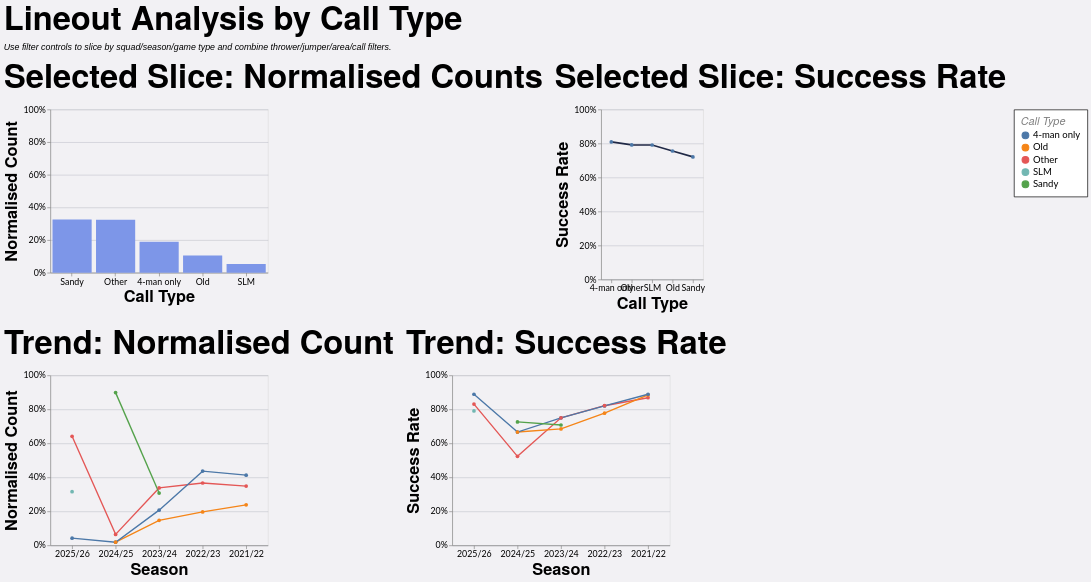

Here is the Vega-Lite specification saved for this chart:
### Vega-Lite specification from a JSON file in a GitHub repository (floating-point values rounded to 4 significant figures; data arrays with more than 128 entries replaced by an {"elided": "..."} marker saying what was removed)
{"config": {"axis": {"labelFont": "Lato, sans-serif", "titleFont": "PT Sans Narrow, Helvetica Neue, Helvetica, Arial, sans-serif", "labelFontSize": 13, "titleFontSize": 24, "gridColor": "#202947", "gridOpacity": 0.2}, "header": {"labelFont": "PT Sans Narrow, Helvetica Neue, Helvetica, Arial, sans-serif", "titleFont": "PT Sans Narrow, Helvetica Neue, Helvetica, Arial, sans-serif", "labelFontSize": 24, "titleFontSize": 28, "labelFontWeight": "bold", "orient": "left"}, "legend": {"labelFont": "Lato, sans-serif", "titleFont": "PT Sans Narrow, Helvetica Neue, Helvetica, Arial, sans-serif", "labelFontSize": 14, "titleFontSize": 16, "titlePadding": 5, "fillColor": "white", "strokeColor": "black", "padding": 10, "titleFontWeight": "lighter", "titleFontStyle": "italic", "titleColor": "gray", "offset": 10}, "title": {"font": "PT Sans Narrow, Helvetica Neue, Helvetica, Arial, sans-serif", "fontSize": 48, "fontWeight": "bold", "anchor": "start", "align": "center", "titlePadding": 20, "subtitlePadding": 10, "subtitleFontSize": 13, "subtitleColor": "", "subtitleFontStyle": "italic", "offset": 15, "color": "black"}, "axisX": {"labelAngle": 0}, "facet": {"title": null, "header": null, "align": {"row": "each", "column": "each"}}, "resolve": {"scale": {"y": "independent", "facet": "independent"}}, "background": "#f2f1f4"}, "vconcat": [{"hconcat": [{"mark": {"type": "bar", "color": "#7d96e8"}, "encoding": {"tooltip": [{"field": "call_type", "title": "Call Type", "type": "nominal"}, {"field": "attempts", "format": ",.0f", "title": "Lineouts", "type": "quantitative"}, {"field": "share", "format": ".1%", "title": "Normalised Count", "type": "quantitative"}], "x": {"field": "call_type", "sort": "-y", "title": "Call Type", "type": "nominal"}, "y": {"axis": {"format": "%"}, "field": "share", "scale": {"domain": [0, 1]}, "title": "Normalised Count", "type": "quantitative"}}, "height": 240, "title": "Selected Slice: Normalised Counts", "transform": [{"filter": "(loSquad == 'All' || datum.squad == loSquad) && (loGameType == 'All' || (loGameType == 'League + Cup' && (datum.game_type == 'League' || datum.game_type == 'Cup')) || (loGameType == 'League only' && datum.game_type == 'League') || datum.game_type == loGameType) && (loOpposition == 'All' || datum.opposition == loOpposition) && (loThrower == 'All' || datum.thrower == loThrower) && (loJumper == 'All' || datum.jumper == loJumper) && (loArea == 'All' || datum.area == loArea) && (loNumbers == 'All' || datum.numbers == loNumbers) && (loCall == 'All' || datum.call == loCall) && (loCallType == 'All' || datum.call_type == loCallType)"}, {"filter": "(loSeason == 'All' || datum.season == loSeason)"}, {"aggregate": [{"op": "count", "as": "attempts"}, {"op": "sum", "field": "won", "as": "won"}], "groupby": ["call_type"]}, {"joinaggregate": [{"op": "sum", "field": "attempts", "as": "total_attempts"}]}, {"calculate": "datum.attempts / datum.total_attempts", "as": "share"}, {"calculate": "datum.won / datum.attempts", "as": "success_rate"}], "width": 320}, {"mark": {"type": "line", "color": "#202946", "point": true, "strokeWidth": 2.5}, "encoding": {"tooltip": [{"field": "call_type", "title": "Call Type", "type": "nominal"}, {"field": "won", "format": ",.0f", "title": "Won", "type": "quantitative"}, {"field": "attempts", "format": ",.0f", "title": "Lineouts", "type": "quantitative"}, {"field": "success_rate", "format": ".1%", "title": "Success Rate", "type": "quantitative"}], "x": {"field": "call_type", "sort": "-y", "title": "Call Type", "type": "nominal"}, "y": {"axis": {"format": "%"}, "field": "success_rate", "scale": {"domain": [0, 1]}, "title": "Success Rate", "type": "quantitative"}}, "height": 250, "title": "Selected Slice: Success Rate", "transform": [{"filter": "(loSquad == 'All' || datum.squad == loSquad) && (loGameType == 'All' || (loGameType == 'League + Cup' && (datum.game_type == 'League' || datum.game_type == 'Cup')) || (loGameType == 'League only' && datum.game_type == 'League') || datum.game_type == loGameType) && (loOpposition == 'All' || datum.opposition == loOpposition) && (loThrower == 'All' || datum.thrower == loThrower) && (loJumper == 'All' || datum.jumper == loJumper) && (loArea == 'All' || datum.area == loArea) && (loNumbers == 'All' || datum.numbers == loNumbers) && (loCall == 'All' || datum.call == loCall) && (loCallType == 'All' || datum.call_type == loCallType)"}, {"filter": "(loSeason == 'All' || datum.season == loSeason)"}, {"aggregate": [{"op": "count", "as": "attempts"}, {"op": "sum", "field": "won", "as": "won"}], "groupby": ["call_type"]}, {"joinaggregate": [{"op": "sum", "field": "attempts", "as": "total_attempts"}]}, {"calculate": "datum.attempts / datum.total_attempts", "as": "share"}, {"calculate": "datum.won / datum.attempts", "as": "success_rate"}], "width": {"step": 30}}], "spacing": 16}, {"hconcat": [{"mark": {"type": "line", "point": true, "strokeWidth": 2}, "encoding": {"color": {"field": "call_type", "title": "Call Type", "type": "nominal"}, "tooltip": [{"field": "season", "title": "Season", "type": "nominal"}, {"field": "call_type", "title": "Call Type", "type": "nominal"}, {"field": "attempts", "format": ",.0f", "title": "Lineouts", "type": "quantitative"}, {"field": "norm_count", "format": ".1%", "title": "Normalised Count", "type": "quantitative"}], "x": {"field": "season", "sort": "-x", "title": "Season", "type": "nominal"}, "y": {"axis": {"format": "%"}, "field": "norm_count", "scale": {"domain": [0, 1]}, "title": "Normalised Count", "type": "quantitative"}}, "height": 250, "title": "Trend: Normalised Count", "transform": [{"filter": "(loSquad == 'All' || datum.squad == loSquad) && (loGameType == 'All' || (loGameType == 'League + Cup' && (datum.game_type == 'League' || datum.game_type == 'Cup')) || (loGameType == 'League only' && datum.game_type == 'League') || datum.game_type == loGameType) && (loOpposition == 'All' || datum.opposition == loOpposition) && (loThrower == 'All' || datum.thrower == loThrower) && (loJumper == 'All' || datum.jumper == loJumper) && (loArea == 'All' || datum.area == loArea) && (loNumbers == 'All' || datum.numbers == loNumbers) && (loCall == 'All' || datum.call == loCall) && (loCallType == 'All' || datum.call_type == loCallType)"}, {"aggregate": [{"op": "count", "as": "attempts"}, {"op": "sum", "field": "won", "as": "won"}], "groupby": ["season", "call_type"]}, {"joinaggregate": [{"op": "sum", "field": "attempts", "as": "season_attempts"}], "groupby": ["season"]}, {"calculate": "datum.attempts / datum.season_attempts", "as": "norm_count"}, {"calculate": "datum.won / datum.attempts", "as": "success_rate"}], "width": 320}, {"mark": {"type": "line", "point": true, "strokeWidth": 2}, "encoding": {"color": {"field": "call_type", "title": "Call Type", "type": "nominal"}, "tooltip": [{"field": "season", "title": "Season", "type": "nominal"}, {"field": "call_type", "title": "Call Type", "type": "nominal"}, {"field": "won", "format": ",.0f", "title": "Won", "type": "quantitative"}, {"field": "attempts", "format": ",.0f", "title": "Lineouts", "type": "quantitative"}, {"field": "success_rate", "format": ".1%", "title": "Success Rate", "type": "quantitative"}], "x": {"field": "season", "sort": "-x", "title": "Season", "type": "nominal"}, "y": {"axis": {"format": "%"}, "field": "success_rate", "scale": {"domain": [0, 1]}, "title": "Success Rate", "type": "quantitative"}}, "height": 250, "title": "Trend: Success Rate", "transform": [{"filter": "(loSquad == 'All' || datum.squad == loSquad) && (loGameType == 'All' || (loGameType == 'League + Cup' && (datum.game_type == 'League' || datum.game_type == 'Cup')) || (loGameType == 'League only' && datum.game_type == 'League') || datum.game_type == loGameType) && (loOpposition == 'All' || datum.opposition == loOpposition) && (loThrower == 'All' || datum.thrower == loThrower) && (loJumper == 'All' || datum.jumper == loJumper) && (loArea == 'All' || datum.area == loArea) && (loNumbers == 'All' || datum.numbers == loNumbers) && (loCall == 'All' || datum.call == loCall) && (loCallType == 'All' || datum.call_type == loCallType)"}, {"aggregate": [{"op": "count", "as": "attempts"}, {"op": "sum", "field": "won", "as": "won"}], "groupby": ["season", "call_type"]}, {"joinaggregate": [{"op": "sum", "field": "attempts", "as": "season_attempts"}], "groupby": ["season"]}, {"calculate": "datum.attempts / datum.season_attempts", "as": "norm_count"}, {"calculate": "datum.won / datum.attempts", "as": "success_rate"}], "width": 320}], "spacing": 16}], "data": {"name": "data-a65677e804bf828a00270f35a3ac9793"}, "params": [{"name": "loSquad", "value": "All"}, {"name": "loSeason", "value": "All"}, {"name": "loGameType", "value": "All"}, {"name": "loOpposition", "value": "All"}, {"name": "loThrower", "value": "All"}, {"name": "loJumper", "value": "All"}, {"name": "loArea", "value": "All"}, {"name": "loNumbers", "value": "All"}, {"name": "loCall", "value": "All"}, {"name": "loCallType", "value": "All"}], "spacing": 22, "title": {"text": "Lineout Analysis by Call Type", "subtitle": "Use filter controls to slice by squad/season/game type and combine thrower/jumper/area/call filters."}, "$schema": "https://vega.github.io/schema/vega-lite/v5.20.1.json", "datasets": {"data-a65677e804bf828a00270f35a3ac9793": {"elided": "1242 records"}}}
